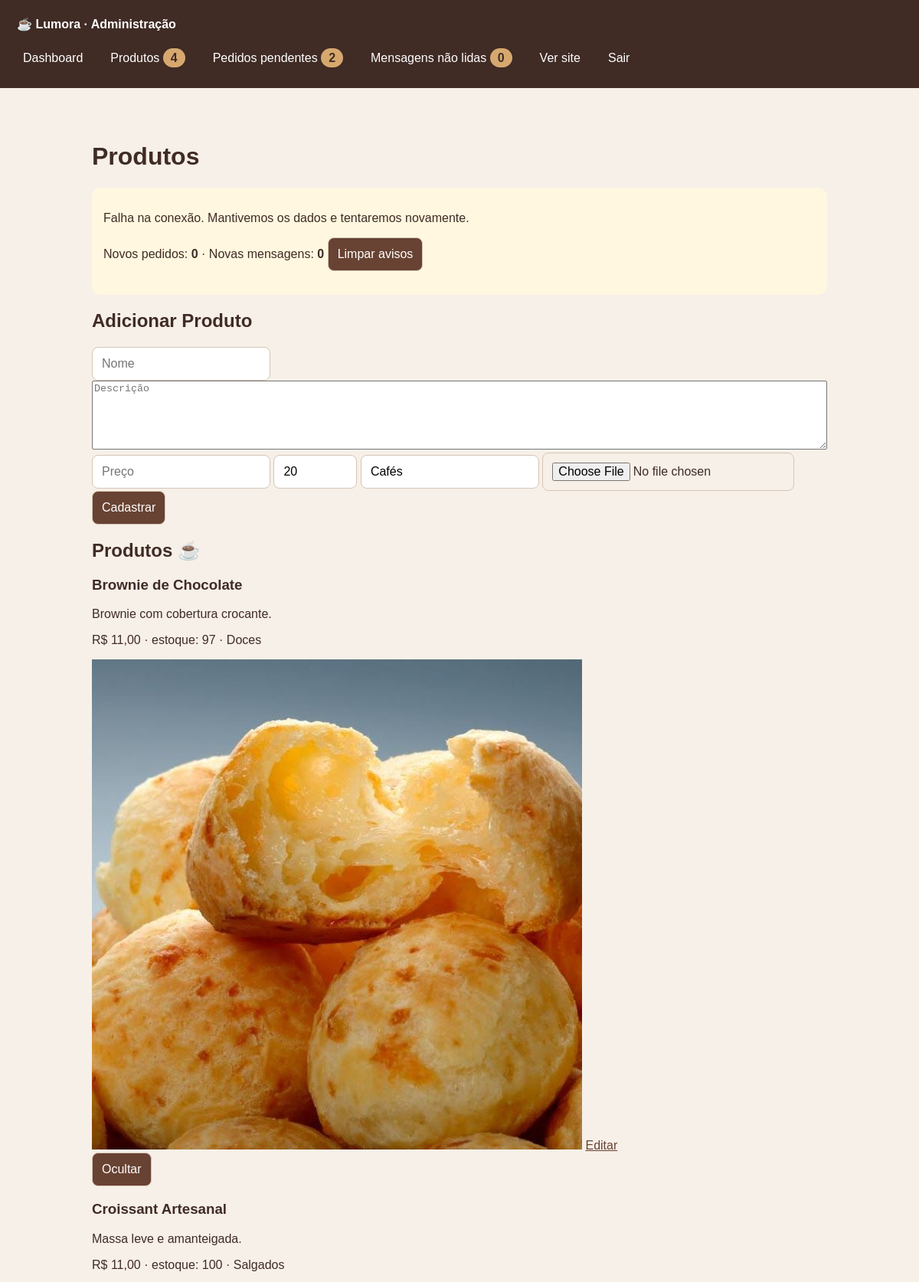
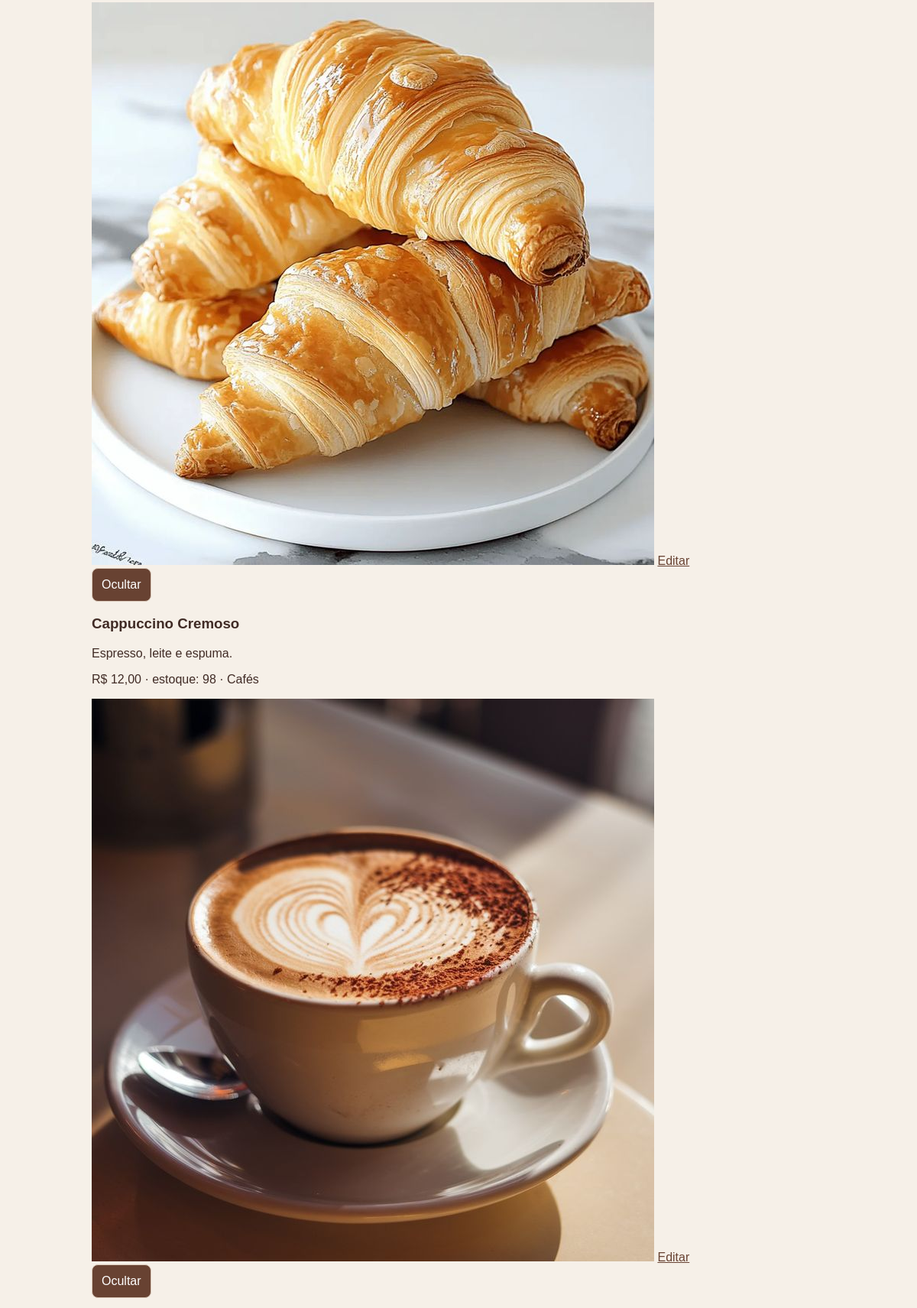
The app's page /admin_produtos.php (signed in, upper part) with its own data (2 pictures, top to bottom).
### tables this page shows
CREATE TABLE `produtos` (
  `id` int(11) NOT NULL,
  `nome` varchar(150) NOT NULL,
  `descricao` text DEFAULT NULL,
  `preco` decimal(10,2) NOT NULL,
  `imagem` varchar(255) DEFAULT NULL,
  `icone` varchar(10) DEFAULT NULL,
  `estoque` int(11) NOT NULL DEFAULT 0,
  `categoria` varchar(60) NOT NULL DEFAULT 'Cafés',
  `ativo` tinyint(1) NOT NULL DEFAULT 1,
  `criado_em` timestamp NOT NULL DEFAULT current_timestamp()
);

### bootstrap.php (called while the page is built, shortened)
<?php
function h($value): string { return htmlspecialchars((string)$value, ENT_QUOTES | ENT_SUBSTITUTE, 'UTF-8'); }
function money($amount): string { return 'R$ ' . number_format((float)$amount, 2, ',', '.'); }

### admin_produtos.php (the view, shortened to what this page needs)
<?php
require_once __DIR__ . '/bootstrap.php';
$produtoEditar = null;
$produtos = $conn->query('SELECT * FROM produtos WHERE ativo = 1 ORDER BY id DESC');
require __DIR__ . '/admin_layout.php';
?>
    <div class="form-box">
        <h2>Adicionar Produto</h2>
        <form method="POST" enctype="multipart/form-data">
            <input type="text" name="nome" placeholder="Nome" required value="<?php echo $produtoEditar ? htmlspecialchars($produtoEditar['nome']) : ''; ?>">
            <textarea name="descricao" placeholder="Descrição" required><?php echo $produtoEditar ? htmlspecialchars($produtoEditar['descricao']) : ''; ?></textarea>
            <input type="number" step="0.01" min="0.01" name="preco" placeholder="Preço" required value="<?php echo $produtoEditar ? htmlspecialchars($produtoEditar['preco']) : ''; ?>">
            <input type="number" name="estoque" min="0" max="99999" placeholder="Estoque" required value="<?= $produtoEditar ? (int)$produtoEditar['estoque'] : 20 ?>">
            <input type="text" name="categoria" maxlength="60" placeholder="Categoria" required value="<?= h($produtoEditar['categoria'] ?? 'Cafés') ?>">
            <input type="file" name="imagem" accept="image/jpeg,image/png,image/webp">
            <button >
                <?php echo $produtoEditar ? 'Atualizar' : 'Cadastrar'; ?>
            </button>
        </form>
    </div>
    <div class="lista" id="produtos">
        <h2>Produtos ☕</h2>
        <?php while($p = $produtos->fetch_assoc()) { ?>
            <div class="card">
                <div class="info">
                    <h3><?= h($p["nome"]) ?></h3>
                    <p><?= h($p["descricao"]) ?></p>
                    <p class="preco"><?= money($p["preco"]) ?> · estoque: <?= (int)$p["estoque"] ?> · <?= h($p["categoria"]) ?></p>
                </div>
                <?php if (!empty($p["imagem"])) { ?>
                    <img src="<?php echo htmlspecialchars($p["imagem"]); ?>" alt="<?php echo htmlspecialchars($p["nome"]); ?>">
                <?php } ?>
                <a class="btn-editar" href="?editar=<?php echo $p["id"]; ?>">
                    Editar
                </a>
                <form method="post" onsubmit="return confirm('Ocultar este produto do cardápio?')"><button class="excluir">Ocultar</button></form>
            </div>
        <?php } ?>
    </div>

### assets/css/pedidos.css (style rules this page uses)
* { box-sizing:border-box }
body { margin:0;background:#f6f0e8;color:#402b25;font-family:Arial,sans-serif }
a { color:#684232 }
input,select,button { font:inherit;padding:12px;border:1px solid #d7c5b5;border-radius:8px }
button,.botao { background:#684232;color:white;cursor:pointer;text-decoration:none;display:inline-block;padding:12px;border-radius:8px }

### assets/css/admin_paginas.css (style rules this page uses)
form textarea { width:100%;min-height:90px }

### records on screen
produtos: nome "Brownie de Chocolate", descricao "Brownie com cobertura crocante.", preco "R$ 11,00", estoque "97", categoria "Doces", imagem (picture)
produtos: nome "Croissant Artesanal", descricao "Massa leve e amanteigada.", preco "R$ 11,00", estoque "100", categoria "Salgados", imagem (picture)
produtos: nome "Cappuccino Cremoso", descricao "Espresso, leite e espuma.", preco "R$ 12,00", estoque "98", categoria "Cafés", imagem (picture)

### other values on screen
$resumo['produtos'] "4"
$resumo['pedidos_pendentes'] "2"
$resumo['mensagens_nao_lidas'] "0"
$titulo "Produtos"
